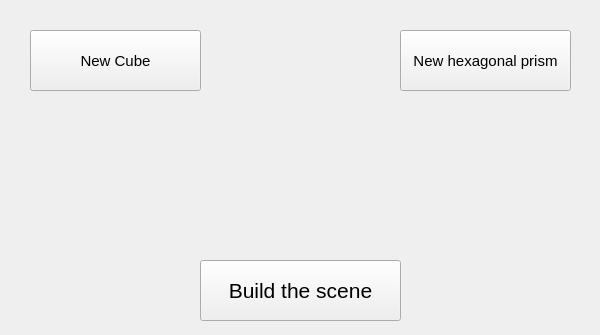
<?xml version="1.0" encoding="UTF-8"?>
<ui version="4.0">
 <class>NewActionForm</class>
 <widget class="QWidget" name="NewActionForm">
  <property name="geometry">
   <rect>
    <x>0</x>
    <y>0</y>
    <width>600</width>
    <height>335</height>
   </rect>
  </property>
  <property name="windowTitle">
   <string>Form</string>
  </property>
  <widget class="QPushButton" name="pushButton">
   <property name="geometry">
    <rect>
     <x>30</x>
     <y>30</y>
     <width>171</width>
     <height>61</height>
    </rect>
   </property>
   <property name="font">
    <font>
     <pointsize>11</pointsize>
    </font>
   </property>
   <property name="text">
    <string>New Cube</string>
   </property>
  </widget>
  <widget class="QPushButton" name="pushButton_2">
   <property name="geometry">
    <rect>
     <x>400</x>
     <y>30</y>
     <width>171</width>
     <height>61</height>
    </rect>
   </property>
   <property name="font">
    <font>
     <pointsize>11</pointsize>
    </font>
   </property>
   <property name="text">
    <string>New hexagonal prism</string>
   </property>
  </widget>
  <widget class="QLabel" name="label">
   <property name="geometry">
    <rect>
     <x>30</x>
     <y>100</y>
     <width>171</width>
     <height>221</height>
    </rect>
   </property>
   <property name="font">
    <font>
     <pointsize>12</pointsize>
    </font>
   </property>
   <property name="alignment">
    <set>Qt::AlignCenter</set>
   </property>
  </widget>
  <widget class="QLabel" name="label_2">
   <property name="geometry">
    <rect>
     <x>400</x>
     <y>100</y>
     <width>171</width>
     <height>221</height>
    </rect>
   </property>
   <property name="font">
    <font>
     <pointsize>12</pointsize>
    </font>
   </property>
   <property name="alignment">
    <set>Qt::AlignCenter</set>
   </property>
  </widget>
  <widget class="QPushButton" name="pushButton_3">
   <property name="geometry">
    <rect>
     <x>200</x>
     <y>260</y>
     <width>201</width>
     <height>61</height>
    </rect>
   </property>
   <property name="font">
    <font>
     <pointsize>16</pointsize>
    </font>
   </property>
   <property name="text">
    <string>Build the scene</string>
   </property>
  </widget>
 </widget>
 <resources/>
 <connections/>
</ui>
